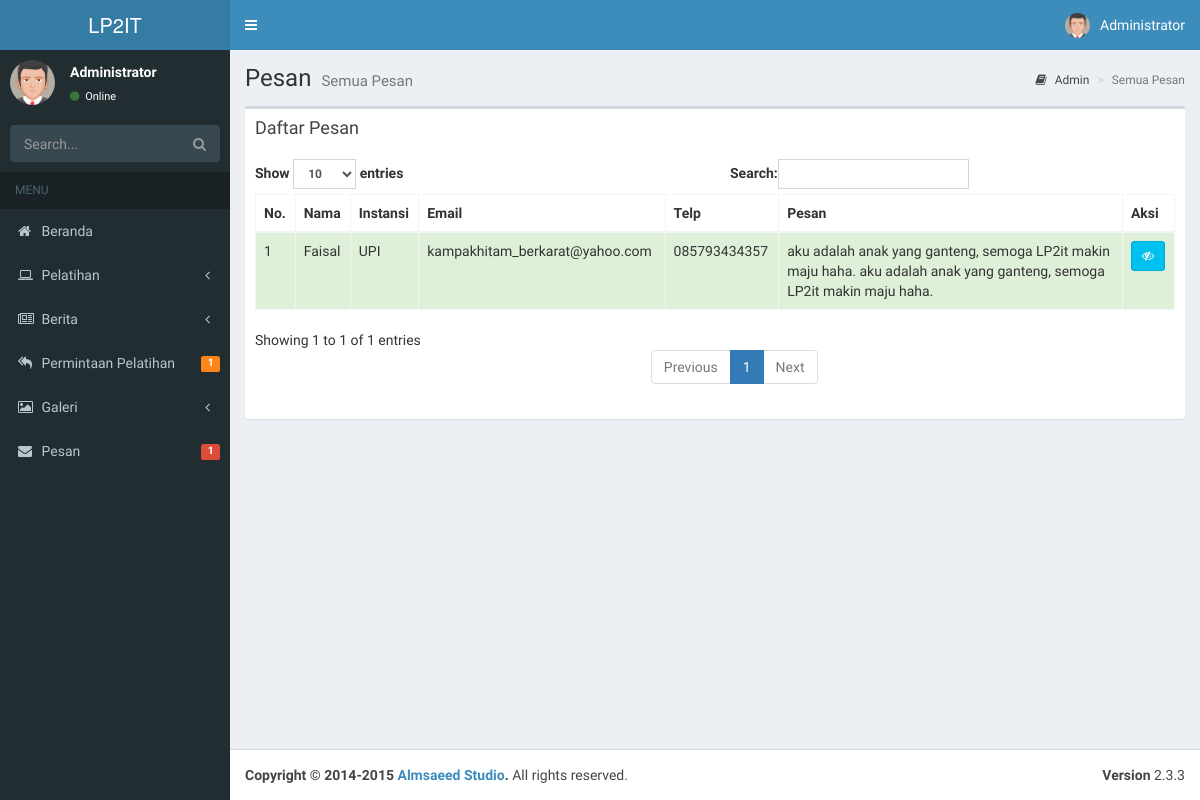
/index.php/admin/kontakAll, run on the app's committed database.
### tables this page shows
CREATE TABLE `tb_kontak` (
  `id` int(11) NOT NULL,
  `nama` varchar(255) NOT NULL,
  `instansi` varchar(255) NOT NULL,
  `email` varchar(255) NOT NULL,
  `telp` varchar(255) NOT NULL,
  `pesan` text NOT NULL,
  `stats` tinyint(1) NOT NULL DEFAULT '0'
);

### application/controllers/Admin.php (called while the page is built, shortened)
<?php
class Admin extends CI_Controller {
	private $head;
	public function __construct(){
		$this->head['pelatihan'] = $this->ModelPelatihan->selectAll()->num_rows();
		$this->head['galeri'] = $this->ModelGaleri->selectAll()->num_rows();
		$this->head['berita'] = $this->ModelNews->selectAll()->num_rows();
		$this->head['pesan'] = $this->ModelPesan->selectAll()->num_rows();
		$this->head['request'] = $this->ModelRequest->selectAll()->num_rows();
	}
	public function kontakAll()	{
		$data['all'] = $this->ModelPesan->selectAll()->result_array();
		$this->load->view('admin/templates/header',$this->head);
		$this->load->view('admin/kontakAll',$data);
		$this->load->view('admin/templates/footer');
	}
}

### index.php (called while the page is built, shortened)
<?php
require_once BASEPATH.'core/CodeIgniter.php';

### application/models/ModelPesan.php (called while the page is built, shortened)
<?php
class ModelPesan extends CI_Model {
	public $tableName;
	public function __construct(){
		$this->tableName = "tb_kontak";
	}
	public function selectAll($from=0,$offset=0){
		$this->db->select('*');
		$this->db->from($this->tableName);
		$this->db->order_by('stats','DESC');
		$this->db->limit($from,$offset);
		return $this->db->get();
	}
}

### application/views/admin/kontakAll.php (the view)
<div class="content-wrapper">
  <section class="content-header">
    <h1>
      Pesan
      <small>Semua Pesan</small>
    </h1>
    <ol class="breadcrumb">
      <li><a href="#"><i class="fa fa-book"></i> Admin</a></li>
      <li class="active">Semua Pesan</li>
    </ol>
  </section>
  <section class="content">
    <div class="row">
      <div class="col-xs-12">
      <div class="box">
          <div class="box-header">
          <h3 class="box-title">Daftar Pesan</h3>
          </div>
          <div class="box-body">
          <table id="dt" class="table table-bordered table-hover">
              <thead>
              <tr>
                  <th>No.</th>
                  <th>Nama</th>
                  <th>Instansi</th>
                  <th>Email</th>
                  <th>Telp</th>
                  <th>Pesan</th>
                  <th>Aksi</th>
              </tr>
              </thead>
              <tbody>
              <?php
              $i=1;foreach($all as $row){
               ?>
              <tr class="<?php if($row['stats'] == 1) echo "success"; else echo "danger";?>">
                  <td><?php echo $i++; ?></td>
                  <td><?php echo $row['nama']; ?></td>
                  <td><?php echo $row['instansi']; ?></td>
                  <td><?php echo $row['email']; ?></td>
                  <td><?php echo $row['telp']; ?></td>
                  <td><?php echo $row['pesan']; ?></td>
                  <td>
                    <button type="button" onclick="location.href='<?php echo site_url();?>Admin/markUnread/<?php echo $row['id']; ?>'" class="btn btn-sm btn-<?php if($row['stats']==1)echo 'info'; else echo 'danger';?>"><i class="fa fa-eye<?php if($row['stats']==1)echo "-slash"; ?>"></i></button>
                  </td>
              </tr>
              <?php } ?>
              </tbody>
          </table>
          </div>
      </div>
      </div>
  </div>
  </section>
</div>

### assets/styleadmin.css (style rules this page uses)
table { table-layout: auto; }
td { word-wrap:normal; }

### data on the page
tb_kontak: nama "Faisal", instansi "UPI", email "kampakhitam_berkarat@yahoo.com", telp "085793434357", pesan "aku adalah anak yang ganteng, semoga LP2it makin maju haha. aku adalah anak yang ganteng, semoga LP2it makin maju haha.", stats 1 (drawn)

### other printed values
$request "1"
$pesan "1"
